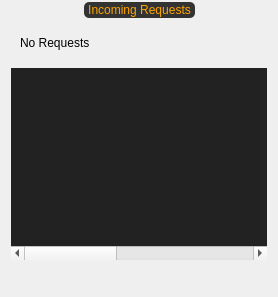
      <widget class="QWidget" name="tab_4">
       <property name="styleSheet">
        <string notr="true"/>
       </property>
       <attribute name="icon">
        <iconset>
         <normaloff>resources/cloud_up.svg</normaloff>resources/cloud_up.svg</iconset>
       </attribute>
       <attribute name="title">
        <string/>
       </attribute>
       <layout class="QVBoxLayout" name="verticalLayout_2">
        <property name="topMargin">
         <number>2</number>
        </property>
        <item>
         <layout class="QHBoxLayout" name="horizontalLayout_9">
          <property name="spacing">
           <number>0</number>
          </property>
          <item>
           <spacer name="horizontalSpacer_7">
            <property name="orientation">
             <enum>Qt::Horizontal</enum>
            </property>
            <property name="sizeHint" stdset="0">
             <size>
              <width>40</width>
              <height>16</height>
             </size>
            </property>
           </spacer>
          </item>
          <item>
           <widget class="QLabel" name="label_32">
            <property name="minimumSize">
             <size>
              <width>111</width>
              <height>16</height>
             </size>
            </property>
            <property name="maximumSize">
             <size>
              <width>111</width>
              <height>16</height>
             </size>
            </property>
            <property name="styleSheet">
             <string notr="true">color:orange;
background-color:#333333;
border-radius:5px;</string>
            </property>
            <property name="text">
             <string>Incoming Requests</string>
            </property>
            <property name="alignment">
             <set>Qt::AlignCenter</set>
            </property>
           </widget>
          </item>
          <item>
           <spacer name="horizontalSpacer_8">
            <property name="orientation">
             <enum>Qt::Horizontal</enum>
            </property>
            <property name="sizeHint" stdset="0">
             <size>
              <width>40</width>
              <height>16</height>
             </size>
            </property>
           </spacer>
          </item>
         </layout>
        </item>
        <item>
         <widget class="QWidget" name="horizontalWidget_6" native="true">
          <layout class="QHBoxLayout" name="horizontalLayout_8">
           <item>
            <layout class="QHBoxLayout" name="horizontalLayout"/>
           </item>
           <item>
            <widget class="QLabel" name="label_progress">
             <property name="text">
              <string>No Requests</string>
             </property>
            </widget>
           </item>
           <item>
            <spacer name="horizontalSpacer_6">
             <property name="orientation">
              <enum>Qt::Horizontal</enum>
             </property>
             <property name="sizeHint" stdset="0">
              <size>
               <width>40</width>
               <height>20</height>
              </size>
             </property>
            </spacer>
           </item>
          </layout>
         </widget>
        </item>
        <item>
         <widget class="QTableWidget" name="tableWidget_req">
          <property name="styleSheet">
           <string notr="true">QTreeView, QTableView {
    alternate-background-color: rgba(0,0,0, 64);
    background-color: #222222;
    border: 0px;
/*border: 1px solid #333333;*/
gridline-color: #333333;
}

QTableView::item:selected{
/*background-color: rgba(85, 58, 22, 174);*/
background-color: #282828;
color: palette(highlightedText);
border:1px solid rgba(255, 120, 0, 160);
}

QHeaderView::section{
background:#333333;
border:none;
gridline-color: #000000;
}

QTreeView {
  selection-background-color: transparent;
}

QTreeView::item:focus {
  border: none;
}

QTreeView::item:selected {
  border: none;
  border-radius: 3px;
  color: palette(button-text);
}

QTreeView::item:hover {
  border-radius: 3px;
  background: #000000;
}


QTreeView::item:selected:active{
  color: palette(button-text);
  background: #040404;
}

QTreeView::item:selected:!active {
  color: palette(button-text);
  background: #080808;
}

QTreeView::item { 
color: #debc85; 
}
QTreeView::item:selected { 
color: #00004b; 
}
QTreeView#settingsTree {
 background: #131313; 
}
</string>
          </property>
          <property name="editTriggers">
           <set>QAbstractItemView::NoEditTriggers</set>
          </property>
          <property name="showDropIndicator" stdset="0">
           <bool>true</bool>
          </property>
          <property name="showGrid">
           <bool>true</bool>
          </property>
          <property name="rowCount">
           <number>0</number>
          </property>
          <property name="columnCount">
           <number>5</number>
          </property>
          <attribute name="horizontalHeaderVisible">
           <bool>false</bool>
          </attribute>
          <attribute name="horizontalHeaderHighlightSections">
           <bool>true</bool>
          </attribute>
          <attribute name="verticalHeaderVisible">
           <bool>false</bool>
          </attribute>
          <attribute name="verticalHeaderHighlightSections">
           <bool>true</bool>
          </attribute>
          <column/>
          <column/>
          <column/>
          <column/>
          <column/>
         </widget>
        </item>
        <item>
         <layout class="QHBoxLayout" name="horizontalLayout_7">
          <property name="leftMargin">
           <number>4</number>
          </property>
          <item>
           <widget class="QLabel" name="label_26">
            <property name="maximumSize">
             <size>
              <width>80</width>
              <height>25</height>
             </size>
            </property>
            <property name="text">
             <string/>
            </property>
            <property name="pixmap">
             <pixmap>resources/acria_logo4.svg</pixmap>
            </property>
            <property name="scaledContents">
             <bool>true</bool>
            </property>
           </widget>
          </item>
          <item>
           <spacer name="horizontalSpacer_5">
            <property name="orientation">
             <enum>Qt::Horizontal</enum>
            </property>
            <property name="sizeHint" stdset="0">
             <size>
              <width>40</width>
              <height>20</height>
             </size>
            </property>
           </spacer>
          </item>
         </layout>
        </item>
       </layout>
      </widget>
